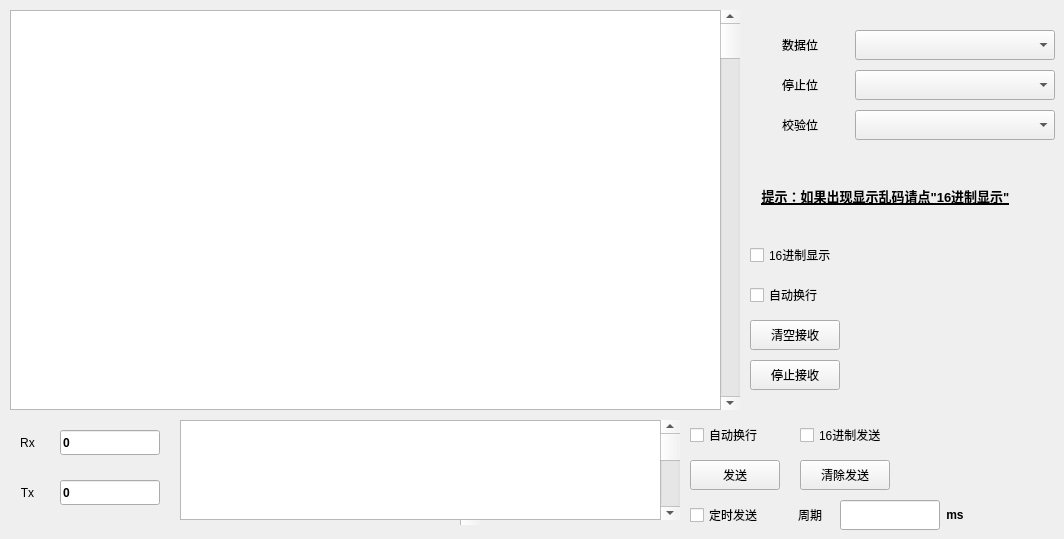
   <widget class="QWidget" name="Page5">
    <widget class="QTextEdit" name="Page5_SerialDebug_textEdit">
     <property name="geometry">
      <rect>
       <x>10</x>
       <y>10</y>
       <width>730</width>
       <height>400</height>
      </rect>
     </property>
     <property name="focusPolicy">
      <enum>Qt::StrongFocus</enum>
     </property>
     <property name="styleSheet">
      <string notr="true"/>
     </property>
     <property name="verticalScrollBarPolicy">
      <enum>Qt::ScrollBarAlwaysOn</enum>
     </property>
     <property name="horizontalScrollBarPolicy">
      <enum>Qt::ScrollBarAlwaysOff</enum>
     </property>
     <property name="lineWrapMode">
      <enum>QTextEdit::WidgetWidth</enum>
     </property>
     <property name="lineWrapColumnOrWidth">
      <number>0</number>
     </property>
     <property name="readOnly">
      <bool>true</bool>
     </property>
    </widget>
    <widget class="QScrollBar" name="Page5_SerialDebugTextEdit_scrollBar">
     <property name="geometry">
      <rect>
       <x>720</x>
       <y>10</y>
       <width>20</width>
       <height>400</height>
      </rect>
     </property>
     <property name="styleSheet">
      <string notr="true"/>
     </property>
     <property name="orientation">
      <enum>Qt::Vertical</enum>
     </property>
    </widget>
    <widget class="QLabel" name="Page5_label3">
     <property name="geometry">
      <rect>
       <x>760</x>
       <y>30</y>
       <width>80</width>
       <height>30</height>
      </rect>
     </property>
     <property name="text">
      <string>数据位</string>
     </property>
     <property name="alignment">
      <set>Qt::AlignCenter</set>
     </property>
    </widget>
    <widget class="Bsp_ComBoBox" name="Page5_SerialDataBit_comboBox">
     <property name="geometry">
      <rect>
       <x>855</x>
       <y>30</y>
       <width>200</width>
       <height>30</height>
      </rect>
     </property>
     <property name="maximumSize">
      <size>
       <width>16777215</width>
       <height>16777215</height>
      </size>
     </property>
    </widget>
    <widget class="QLabel" name="Page5_label4">
     <property name="geometry">
      <rect>
       <x>760</x>
       <y>70</y>
       <width>80</width>
       <height>30</height>
      </rect>
     </property>
     <property name="text">
      <string>停止位</string>
     </property>
     <property name="alignment">
      <set>Qt::AlignCenter</set>
     </property>
    </widget>
    <widget class="Bsp_ComBoBox" name="Page5_SerialStopBit_comboBox">
     <property name="geometry">
      <rect>
       <x>855</x>
       <y>70</y>
       <width>200</width>
       <height>30</height>
      </rect>
     </property>
     <property name="maximumSize">
      <size>
       <width>16777215</width>
       <height>16777215</height>
      </size>
     </property>
    </widget>
    <widget class="QLabel" name="Page5_label5">
     <property name="geometry">
      <rect>
       <x>760</x>
       <y>110</y>
       <width>80</width>
       <height>30</height>
      </rect>
     </property>
     <property name="text">
      <string>校验位</string>
     </property>
     <property name="alignment">
      <set>Qt::AlignCenter</set>
     </property>
    </widget>
    <widget class="Bsp_ComBoBox" name="Page5_SerialCheckBit_comboBox">
     <property name="geometry">
      <rect>
       <x>855</x>
       <y>110</y>
       <width>200</width>
       <height>30</height>
      </rect>
     </property>
     <property name="maximumSize">
      <size>
       <width>16777215</width>
       <height>16777215</height>
      </size>
     </property>
    </widget>
    <widget class="QCheckBox" name="Page5_HexDisplay_checkBox">
     <property name="geometry">
      <rect>
       <x>750</x>
       <y>240</y>
       <width>110</width>
       <height>30</height>
      </rect>
     </property>
     <property name="text">
      <string>16进制显示</string>
     </property>
    </widget>
    <widget class="QCheckBox" name="Page5_RxWordWrap_checkBox">
     <property name="geometry">
      <rect>
       <x>750</x>
       <y>280</y>
       <width>90</width>
       <height>30</height>
      </rect>
     </property>
     <property name="text">
      <string>自动换行</string>
     </property>
    </widget>
    <widget class="QScrollBar" name="Debug_TextEdit_ScrollBar_2">
     <property name="geometry">
      <rect>
       <x>460</x>
       <y>450</y>
       <width>20</width>
       <height>75</height>
      </rect>
     </property>
     <property name="styleSheet">
      <string notr="true"/>
     </property>
     <property name="orientation">
      <enum>Qt::Vertical</enum>
     </property>
    </widget>
    <widget class="QTextEdit" name="Page5_SerialSend_textEdit">
     <property name="geometry">
      <rect>
       <x>180</x>
       <y>420</y>
       <width>500</width>
       <height>100</height>
      </rect>
     </property>
     <property name="focusPolicy">
      <enum>Qt::StrongFocus</enum>
     </property>
     <property name="styleSheet">
      <string notr="true"/>
     </property>
     <property name="verticalScrollBarPolicy">
      <enum>Qt::ScrollBarAlwaysOn</enum>
     </property>
     <property name="horizontalScrollBarPolicy">
      <enum>Qt::ScrollBarAlwaysOff</enum>
     </property>
     <property name="readOnly">
      <bool>false</bool>
     </property>
    </widget>
    <widget class="QScrollBar" name="Page5_SerialSendTextEdit_scrollBar">
     <property name="geometry">
      <rect>
       <x>660</x>
       <y>420</y>
       <width>20</width>
       <height>100</height>
      </rect>
     </property>
     <property name="styleSheet">
      <string notr="true"/>
     </property>
     <property name="orientation">
      <enum>Qt::Vertical</enum>
     </property>
    </widget>
    <widget class="HoverFillButton" name="Page5_DataSend_Btn">
     <property name="geometry">
      <rect>
       <x>690</x>
       <y>460</y>
       <width>90</width>
       <height>30</height>
      </rect>
     </property>
     <property name="minimumSize">
      <size>
       <width>90</width>
       <height>30</height>
      </size>
     </property>
     <property name="maximumSize">
      <size>
       <width>90</width>
       <height>30</height>
      </size>
     </property>
     <property name="text">
      <string>发送</string>
     </property>
    </widget>
    <widget class="HoverFillButton" name="Page5_DataClearSend_Btn">
     <property name="geometry">
      <rect>
       <x>800</x>
       <y>460</y>
       <width>90</width>
       <height>30</height>
      </rect>
     </property>
     <property name="minimumSize">
      <size>
       <width>90</width>
       <height>30</height>
      </size>
     </property>
     <property name="maximumSize">
      <size>
       <width>90</width>
       <height>30</height>
      </size>
     </property>
     <property name="text">
      <string>清除发送</string>
     </property>
    </widget>
    <widget class="HoverFillButton" name="Page5_ClearReceive_Btn">
     <property name="geometry">
      <rect>
       <x>750</x>
       <y>320</y>
       <width>90</width>
       <height>30</height>
      </rect>
     </property>
     <property name="minimumSize">
      <size>
       <width>90</width>
       <height>30</height>
      </size>
     </property>
     <property name="maximumSize">
      <size>
       <width>90</width>
       <height>30</height>
      </size>
     </property>
     <property name="text">
      <string>清空接收</string>
     </property>
    </widget>
    <widget class="HoverFillButton" name="Page5_StopReceive_Btn">
     <property name="geometry">
      <rect>
       <x>750</x>
       <y>360</y>
       <width>90</width>
       <height>30</height>
      </rect>
     </property>
     <property name="minimumSize">
      <size>
       <width>90</width>
       <height>30</height>
      </size>
     </property>
     <property name="maximumSize">
      <size>
       <width>90</width>
       <height>30</height>
      </size>
     </property>
     <property name="text">
      <string>停止接收</string>
     </property>
    </widget>
    <widget class="QCheckBox" name="Page5_HexSend_checkBox">
     <property name="geometry">
      <rect>
       <x>800</x>
       <y>420</y>
       <width>100</width>
       <height>30</height>
      </rect>
     </property>
     <property name="text">
      <string>16进制发送</string>
     </property>
    </widget>
    <widget class="QCheckBox" name="Page5_TxWordWrap_checkBox">
     <property name="geometry">
      <rect>
       <x>690</x>
       <y>420</y>
       <width>90</width>
       <height>30</height>
      </rect>
     </property>
     <property name="text">
      <string>自动换行</string>
     </property>
    </widget>
    <widget class="QCheckBox" name="Page5_TimingSend_checkBox">
     <property name="geometry">
      <rect>
       <x>690</x>
       <y>500</y>
       <width>90</width>
       <height>30</height>
      </rect>
     </property>
     <property name="text">
      <string>定时发送</string>
     </property>
    </widget>
    <widget class="QLineEdit" name="Page5_Cycle_lineEdit">
     <property name="enabled">
      <bool>true</bool>
     </property>
     <property name="geometry">
      <rect>
       <x>840</x>
       <y>500</y>
       <width>100</width>
       <height>30</height>
      </rect>
     </property>
     <property name="mouseTracking">
      <bool>true</bool>
     </property>
     <property name="focusPolicy">
      <enum>Qt::StrongFocus</enum>
     </property>
     <property name="text">
      <string/>
     </property>
     <property name="echoMode">
      <enum>QLineEdit::Normal</enum>
     </property>
     <property name="alignment">
      <set>Qt::AlignCenter</set>
     </property>
     <property name="readOnly">
      <bool>false</bool>
     </property>
     <property name="clearButtonEnabled">
      <bool>false</bool>
     </property>
    </widget>
    <widget class="QLabel" name="Page5_label6">
     <property name="geometry">
      <rect>
       <x>790</x>
       <y>500</y>
       <width>40</width>
       <height>30</height>
      </rect>
     </property>
     <property name="text">
      <string>周期</string>
     </property>
     <property name="alignment">
      <set>Qt::AlignCenter</set>
     </property>
    </widget>
    <widget class="QLabel" name="Page5_label7">
     <property name="geometry">
      <rect>
       <x>940</x>
       <y>500</y>
       <width>30</width>
       <height>30</height>
      </rect>
     </property>
     <property name="font">
      <font>
       <italic>false</italic>
       <bold>true</bold>
       <underline>false</underline>
      </font>
     </property>
     <property name="text">
      <string>ms</string>
     </property>
     <property name="alignment">
      <set>Qt::AlignCenter</set>
     </property>
    </widget>
    <widget class="QLabel" name="Page5_label8">
     <property name="geometry">
      <rect>
       <x>10</x>
       <y>430</y>
       <width>35</width>
       <height>25</height>
      </rect>
     </property>
     <property name="text">
      <string>Rx</string>
     </property>
     <property name="alignment">
      <set>Qt::AlignCenter</set>
     </property>
    </widget>
    <widget class="QLabel" name="Page5_label9">
     <property name="geometry">
      <rect>
       <x>10</x>
       <y>480</y>
       <width>35</width>
       <height>25</height>
      </rect>
     </property>
     <property name="text">
      <string>Tx</string>
     </property>
     <property name="alignment">
      <set>Qt::AlignCenter</set>
     </property>
    </widget>
    <widget class="QLineEdit" name="Page5_RxCount_lineEdit">
     <property name="enabled">
      <bool>true</bool>
     </property>
     <property name="geometry">
      <rect>
       <x>60</x>
       <y>430</y>
       <width>100</width>
       <height>25</height>
      </rect>
     </property>
     <property name="font">
      <font>
       <bold>true</bold>
      </font>
     </property>
     <property name="mouseTracking">
      <bool>true</bool>
     </property>
     <property name="focusPolicy">
      <enum>Qt::NoFocus</enum>
     </property>
     <property name="text">
      <string>0</string>
     </property>
     <property name="echoMode">
      <enum>QLineEdit::Normal</enum>
     </property>
     <property name="readOnly">
      <bool>true</bool>
     </property>
     <property name="clearButtonEnabled">
      <bool>false</bool>
     </property>
    </widget>
    <widget class="QLineEdit" name="Page5_TxCount_lineEdit">
     <property name="enabled">
      <bool>true</bool>
     </property>
     <property name="geometry">
      <rect>
       <x>60</x>
       <y>480</y>
       <width>100</width>
       <height>25</height>
      </rect>
     </property>
     <property name="font">
      <font>
       <bold>true</bold>
      </font>
     </property>
     <property name="mouseTracking">
      <bool>true</bool>
     </property>
     <property name="focusPolicy">
      <enum>Qt::NoFocus</enum>
     </property>
     <property name="text">
      <string>0</string>
     </property>
     <property name="echoMode">
      <enum>QLineEdit::Normal</enum>
     </property>
     <property name="readOnly">
      <bool>true</bool>
     </property>
     <property name="clearButtonEnabled">
      <bool>false</bool>
     </property>
    </widget>
    <widget class="QLabel" name="Page1_Pane7_Label4_3">
     <property name="geometry">
      <rect>
       <x>750</x>
       <y>180</y>
       <width>271</width>
       <height>31</height>
      </rect>
     </property>
     <property name="font">
      <font>
       <pointsize>10</pointsize>
       <italic>false</italic>
       <bold>true</bold>
       <underline>true</underline>
      </font>
     </property>
     <property name="text">
      <string>提示：如果出现显示乱码请点&quot;16进制显示&quot;</string>
     </property>
     <property name="alignment">
      <set>Qt::AlignCenter</set>
     </property>
    </widget>
   </widget>
